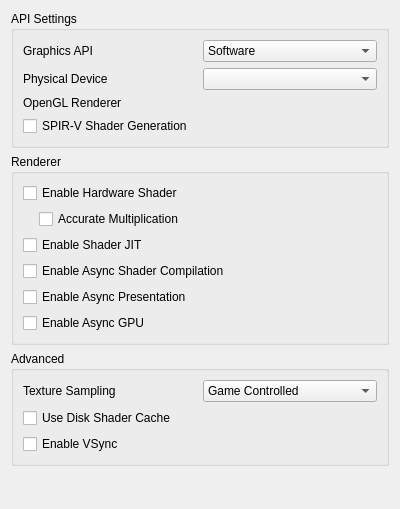
<?xml version="1.0" encoding="UTF-8"?>
<ui version="4.0">
 <class>ConfigureGraphics</class>
 <widget class="QWidget" name="ConfigureGraphics">
  <property name="geometry">
   <rect>
    <x>0</x>
    <y>0</y>
    <width>400</width>
    <height>509</height>
   </rect>
  </property>
  <property name="minimumSize">
   <size>
    <width>0</width>
    <height>0</height>
   </size>
  </property>
  <property name="windowTitle">
   <string>Form</string>
  </property>
  <property name="accessibleName">
   <string>Graphics</string>
  </property>
  <layout class="QVBoxLayout" name="verticalLayout">
   <item>
    <widget class="QGroupBox" name="apiBox">
     <property name="title">
      <string>API Settings</string>
     </property>
     <layout class="QVBoxLayout" name="verticalLayout_3">
      <item>
       <widget class="QWidget" name="graphics_api_group" native="true">
        <layout class="QHBoxLayout" name="graphics_api_group_2">
         <property name="leftMargin">
          <number>0</number>
         </property>
         <property name="topMargin">
          <number>0</number>
         </property>
         <property name="rightMargin">
          <number>0</number>
         </property>
         <property name="bottomMargin">
          <number>0</number>
         </property>
         <item>
          <widget class="QLabel" name="graphics_api_label">
           <property name="text">
            <string>Graphics API</string>
           </property>
          </widget>
         </item>
         <item>
          <widget class="QComboBox" name="graphics_api_combo">
           <item>
            <property name="text">
             <string>Software</string>
            </property>
           </item>
           <item>
            <property name="text">
             <string>OpenGL</string>
            </property>
           </item>
           <item>
            <property name="text">
             <string>Vulkan</string>
            </property>
           </item>
          </widget>
         </item>
        </layout>
       </widget>
      </item>
      <item>
       <widget class="QWidget" name="physical_device_group" native="true">
        <layout class="QHBoxLayout" name="physical_device_group_2">
         <property name="leftMargin">
          <number>0</number>
         </property>
         <property name="topMargin">
          <number>0</number>
         </property>
         <property name="rightMargin">
          <number>0</number>
         </property>
         <property name="bottomMargin">
          <number>0</number>
         </property>
         <item>
          <widget class="QLabel" name="physical_device_label">
           <property name="text">
            <string>Physical Device</string>
           </property>
          </widget>
         </item>
         <item>
          <widget class="QComboBox" name="physical_device_combo"/>
         </item>
        </layout>
       </widget>
      </item>
      <item>
       <widget class="QWidget" name="opengl_renderer_group" native="true">
        <layout class="QHBoxLayout" name="opengl_renderer_group_2">
         <property name="leftMargin">
          <number>0</number>
         </property>
         <property name="topMargin">
          <number>0</number>
         </property>
         <property name="rightMargin">
          <number>0</number>
         </property>
         <property name="bottomMargin">
          <number>0</number>
         </property>
         <item>
          <widget class="QLabel" name="opengl_renderer_label">
           <property name="text">
            <string>OpenGL Renderer</string>
           </property>
          </widget>
         </item>
         <item>
          <widget class="QLabel" name="opengl_renderer_name_label"/>
         </item>
        </layout>
       </widget>
      </item>
      <item>
       <widget class="QCheckBox" name="spirv_shader_gen">
        <property name="text">
         <string>SPIR-V Shader Generation</string>
        </property>
       </widget>
      </item>
     </layout>
    </widget>
   </item>
   <item>
    <widget class="QGroupBox" name="rendererBox">
     <property name="title">
      <string>Renderer</string>
     </property>
     <layout class="QVBoxLayout" name="verticalLayout_6">
      <item>
       <widget class="QWidget" name="hw_renderer_group" native="true">
        <layout class="QVBoxLayout" name="verticalLayout_5">
         <property name="leftMargin">
          <number>0</number>
         </property>
         <property name="topMargin">
          <number>0</number>
         </property>
         <property name="rightMargin">
          <number>0</number>
         </property>
         <property name="bottomMargin">
          <number>0</number>
         </property>
         <item>
          <widget class="QCheckBox" name="toggle_hw_shader">
           <property name="toolTip">
            <string>&lt;html&gt;&lt;head/&gt;&lt;body&gt;&lt;p&gt;Use the selected graphics API to accelerate shader emulation.&lt;/p&gt;&lt;p&gt;Requires a relatively powerful GPU for better performance.&lt;/p&gt;&lt;/body&gt;&lt;/html&gt;</string>
           </property>
           <property name="text">
            <string>Enable Hardware Shader</string>
           </property>
          </widget>
         </item>
         <item>
          <widget class="QWidget" name="hw_shader_group" native="true">
           <layout class="QVBoxLayout" name="verticalLayout_7">
            <property name="leftMargin">
             <number>16</number>
            </property>
            <property name="topMargin">
             <number>0</number>
            </property>
            <property name="rightMargin">
             <number>0</number>
            </property>
            <property name="bottomMargin">
             <number>0</number>
            </property>
            <item>
             <widget class="QCheckBox" name="toggle_accurate_mul">
              <property name="toolTip">
               <string>&lt;html&gt;&lt;head/&gt;&lt;body&gt;&lt;p&gt;Correctly handle all edge cases in multiplication operation in shaders. &lt;/p&gt;&lt;p&gt;Some games requires this to be enabled for the hardware shader to render properly.&lt;/p&gt;&lt;p&gt;However this would reduce performance in most games.&lt;/p&gt;&lt;/body&gt;&lt;/html&gt;</string>
              </property>
              <property name="text">
               <string>Accurate Multiplication</string>
              </property>
             </widget>
            </item>
           </layout>
          </widget>
         </item>
        </layout>
       </widget>
      </item>
      <item>
       <widget class="QCheckBox" name="toggle_shader_jit">
        <property name="toolTip">
         <string>&lt;html&gt;&lt;head/&gt;&lt;body&gt;&lt;p&gt;Use the JIT engine instead of the interpreter for software shader emulation. &lt;/p&gt;&lt;p&gt;Enable this for better performance.&lt;/p&gt;&lt;/body&gt;&lt;/html&gt;</string>
        </property>
        <property name="text">
         <string>Enable Shader JIT</string>
        </property>
       </widget>
      </item>
      <item>
       <widget class="QCheckBox" name="toggle_async_shaders">
        <property name="toolTip">
         <string>&lt;html&gt;&lt;head/&gt;&lt;body&gt;&lt;p&gt;Compile shaders using background threads to avoid shader compilation stutter. Expect temporary graphical glitches&lt;/p&gt;&lt;/body&gt;&lt;/html&gt;</string>
        </property>
        <property name="text">
         <string>Enable Async Shader Compilation</string>
        </property>
       </widget>
      </item>
      <item>
       <widget class="QCheckBox" name="toggle_async_present">
        <property name="toolTip">
         <string>&lt;html&gt;&lt;head/&gt;&lt;body&gt;&lt;p&gt;Perform presentation on separate threads. Improves performance when using Vulkan in most games.&lt;/p&gt;&lt;/body&gt;&lt;/html&gt;</string>
        </property>
        <property name="text">
         <string>Enable Async Presentation</string>
        </property>
       </widget>
      </item>
      <item>
       <widget class="QCheckBox" name="toggle_async_gpu">
        <property name="toolTip">
         <string>&lt;html&gt;&lt;head/&gt;&lt;body&gt;&lt;p&gt;Process GSP GPU commands on a dedicated worker thread. Improves CPU/GPU overlap for OpenGL and Software rendering, but remains disabled internally for Vulkan.&lt;/p&gt;&lt;/body&gt;&lt;/html&gt;</string>
        </property>
        <property name="text">
         <string>Enable Async GPU</string>
        </property>
       </widget>
      </item>
     </layout>
    </widget>
   </item>
   <item>
    <widget class="QGroupBox" name="groupBox">
     <property name="title">
      <string>Advanced</string>
     </property>
     <layout class="QVBoxLayout" name="verticalLayout_2">
      <item>
       <widget class="QWidget" name="widget_texture_sampling" native="true">
        <layout class="QHBoxLayout" name="horizontalLayout_2">
         <property name="leftMargin">
          <number>0</number>
         </property>
         <property name="topMargin">
          <number>0</number>
         </property>
         <property name="rightMargin">
          <number>0</number>
         </property>
         <property name="bottomMargin">
          <number>0</number>
         </property>
         <item>
          <widget class="QLabel" name="texture_sampling_label">
           <property name="toolTip">
            <string>&lt;html&gt;&lt;head/&gt;&lt;body&gt;&lt;p&gt;Overrides the sampling filter used by games. This can be useful in certain cases with poorly behaved games when upscaling. If unsure set this to Game Controlled&lt;/p&gt;&lt;/body&gt;&lt;/html&gt;</string>
           </property>
           <property name="text">
            <string>Texture Sampling</string>
           </property>
          </widget>
         </item>
         <item>
          <widget class="QComboBox" name="texture_sampling_combobox">
           <item>
            <property name="text">
             <string>Game Controlled</string>
            </property>
           </item>
           <item>
            <property name="text">
             <string>Nearest Neighbor</string>
            </property>
           </item>
           <item>
            <property name="text">
             <string>Linear</string>
            </property>
           </item>
          </widget>
         </item>
        </layout>
       </widget>
      </item>
      <item>
       <widget class="QCheckBox" name="toggle_disk_shader_cache">
        <property name="toolTip">
         <string>&lt;html&gt;&lt;head/&gt;&lt;body&gt;&lt;p&gt;Reduce stuttering by storing and loading generated shaders to disk.&lt;/p&gt;&lt;/body&gt;&lt;/html&gt;</string>
        </property>
        <property name="text">
         <string>Use Disk Shader Cache</string>
        </property>
       </widget>
      </item>
      <item>
       <widget class="QCheckBox" name="toggle_vsync_new">
        <property name="toolTip">
         <string>VSync prevents the screen from tearing, but some graphics cards have lower performance with VSync enabled. Keep it enabled if you don't notice a performance difference.</string>
        </property>
        <property name="text">
         <string>Enable VSync</string>
        </property>
       </widget>
      </item>
     </layout>
    </widget>
   </item>
   <item>
    <spacer name="verticalSpacer">
     <property name="orientation">
      <enum>Qt::Vertical</enum>
     </property>
     <property name="sizeHint" stdset="0">
      <size>
       <width>20</width>
       <height>270</height>
      </size>
     </property>
    </spacer>
   </item>
  </layout>
 </widget>
 <tabstops>
  <tabstop>toggle_accurate_mul</tabstop>
  <tabstop>toggle_shader_jit</tabstop>
  <tabstop>toggle_disk_shader_cache</tabstop>
  <tabstop>toggle_vsync_new</tabstop>
 </tabstops>
 <resources/>
 <connections/>
</ui>
